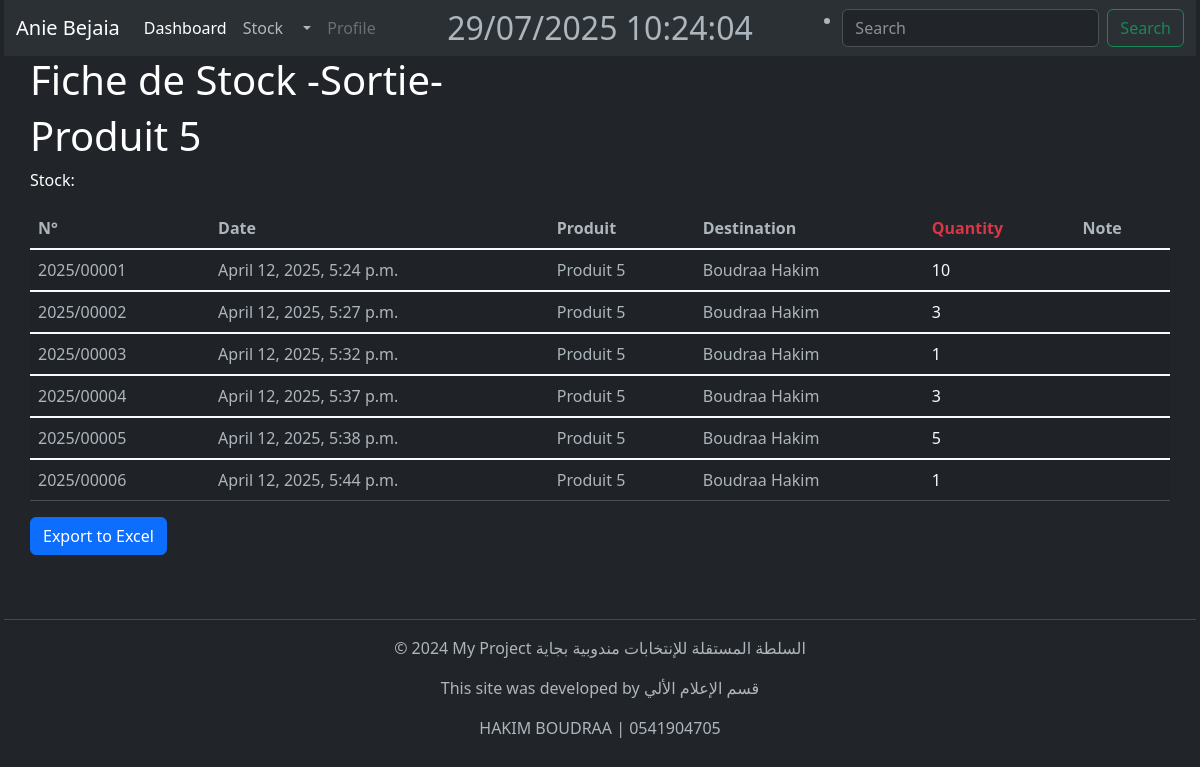
The app's page /fiche-stock-sort/5 with its own data.
### StockApp/models.py (models this page shows, shortened)
class Product(models.Model):
    user = models.ForeignKey(
        User, related_name="products", on_delete=models.DO_NOTHING
    )
    name = models.CharField(max_length=100)
    description = tinymce_models.HTMLField(blank=True, null=True)
    category = models.ForeignKey("Category", on_delete=models.CASCADE)
    quantity = models.IntegerField(default=1)
    price = models.DecimalField(max_digits=10, decimal_places=2, default=1)
    expiration_date = models.DateField(null=True, blank=True)

class FicheStockSortie(models.Model):
    user = models.ForeignKey(User, on_delete=models.DO_NOTHING, null=True, blank=True)
    name_fiche = models.ForeignKey(Product, on_delete=models.CASCADE)  # 🔹 إضافة علاقة بالمنتج
    date = models.DateTimeField(auto_now_add=True)
    number = models.CharField(max_length=20)
    destination = models.CharField(max_length=30)
    quantity = models.IntegerField(default=1)
    observation = tinymce_models.HTMLField(blank=True, null=True)

### StockApp/views.py (the view)
# urls.py: path('fiche-stock-sort/<int:pk>', views.fiche_stock_sortie, name='fiche_stock_sort'),
def fiche_stock_sortie(request, pk):
    item = get_object_or_404(Product, pk=pk)
    list_fiche = FicheStockSortie.objects.filter(name_fiche=item).order_by('id')  # 🔹 تصفية السجلات للمنتج المحدد
    paginator = Paginator(list_fiche, 10)
    page_number = request.GET.get("page")
    page_obj = paginator.get_page(page_number)
    return render(request, 'ficheStockSort.html', {
        'item': item,
        "page_obj": page_obj
    })

### StockApp/templates/ficheStockSort.html
{% extends 'base.html' %}
{% block content %}
<h1>Fiche de Stock -Sortie-</h1>
<h1>{{ item.name }}</h1>
<p>Stock: {{ item.description | safe }} </p>
<table class="table table-striped text-light">
  <thead>
    <tr>
      <th scope="col">N°</th>
      <th scope="col">Date</th>
      <th scope="col">Produit</th>
      <th scope="col">Destination</th>
      <th scope="col" class="text-danger">Quantity</th>
      <th scope="col">Note</th>
    </tr>
  </thead>
  {% for fiche_sortie in page_obj %}
    {% if fiche_sortie.name_fiche == item %}
        <tbody class="table-group-divider">
          <tr>
              <td>{{ fiche_sortie.number }}</td>
              <td>{{ fiche_sortie.date }}</td>
              <td>{{ fiche_sortie.name_fiche.name | safe }}</td>
              <td>{{ fiche_sortie.destination }}</td>
              <td class="text-light">{{ fiche_sortie.quantity }}</td>
              <td>{{ fiche_sortie.observation | truncatewords:3 | safe }}</td>
            </tr>
        </tbody>
    {% endif %}
  {% endfor %}
</table>
<a href="{% url 'product:export_products_to_excel' %}" class="btn btn-primary">Export to Excel</a>
{% endblock %}

### records on screen
Product: name "Produit 5"
FicheStockSortie: number "2025/00001", date "April 12, 2025, 5:24 p.m.", name_fiche.name "Produit 5", destination "Boudraa Hakim", quantity "10"
FicheStockSortie: number "2025/00002", date "April 12, 2025, 5:27 p.m.", name_fiche.name "Produit 5", destination "Boudraa Hakim", quantity "3"
FicheStockSortie: number "2025/00003", date "April 12, 2025, 5:32 p.m.", name_fiche.name "Produit 5", destination "Boudraa Hakim", quantity "1"
FicheStockSortie: number "2025/00004", date "April 12, 2025, 5:37 p.m.", name_fiche.name "Produit 5", destination "Boudraa Hakim", quantity "3"
FicheStockSortie: number "2025/00005", date "April 12, 2025, 5:38 p.m.", name_fiche.name "Produit 5", destination "Boudraa Hakim", quantity "5"
FicheStockSortie: number "2025/00006", date "April 12, 2025, 5:44 p.m.", name_fiche.name "Produit 5", destination "Boudraa Hakim", quantity "1"
